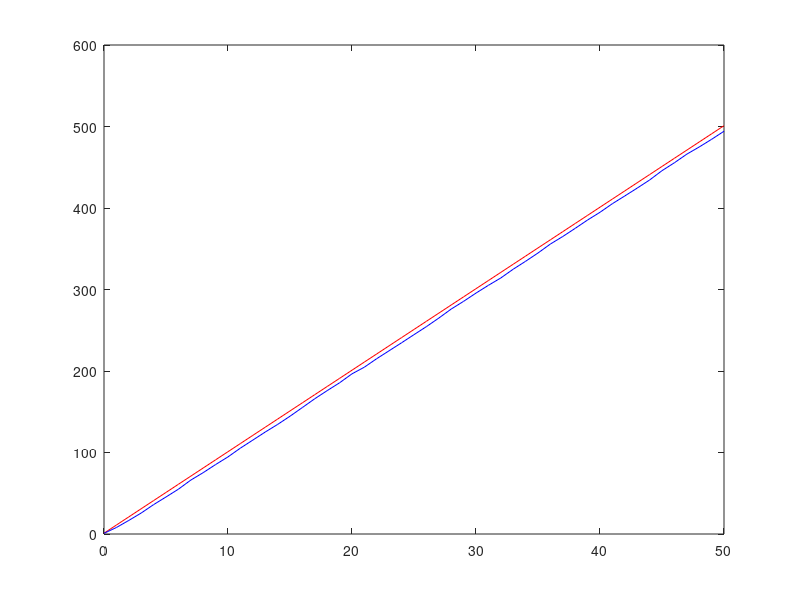
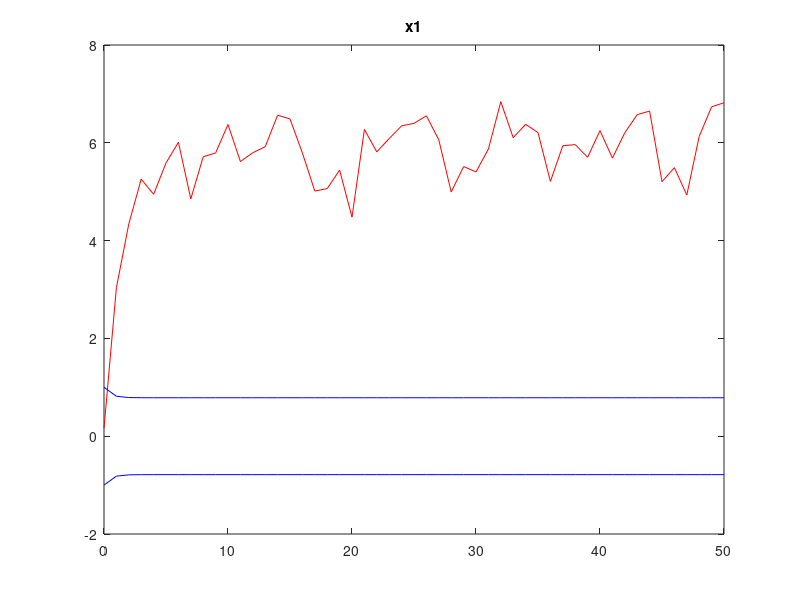

MATLAB code to generate these figures, in order:
%
% example 4.2
%
clear all
close all


% process and measrement noise
Q = 1;
R = 1;

% state initialization
xt0 = [1; 10]; % system
xm0 = 0;      % model
P0 = 1;

% KF initialization 
xhat = xm0 + sqrt(P0) * randn();
Phat = P0;

% collections
XT = xt0';
XHAT = xhat;
PHAT = Phat;
KK = [];
Z = [];
ZHAT = [];
SBAR = [];
TIME = 0;


for time=1:50
    
    % true system
    xt = [1 1;0 1] * xt0;
    z = [1 0] * xt +  sqrt(R) * randn();
       
    % TU
    xbar = xhat; 
    Pbar = Phat + Q;
    
    % MU
    zhat = xbar; 
    S = Pbar + R;
    Phat = Pbar - Pbar * Pbar/ S;
    K = Pbar / S;
    xhat = xbar + K * (z - zhat);
    
    % collections
    XT = [XT; xt'];
    XHAT = [XHAT; xhat];
    PHAT = [PHAT; Phat];
    Z = [Z; z'];
    ZHAT = [ZHAT; zhat'];
    SBAR = [SBAR; S];
    TIME = [TIME; time];
    KK = [KK; K];
    
    % for next step
    xt0 = xt;
    
end

% plotting
if 1
figure, plot(TIME, XT(:,1),'r', TIME, XHAT,'b')
figure, plot(TIME, XT(:,1)-XHAT,'r',TIME,sqrt(PHAT),'b',TIME,-sqrt(PHAT),'b'),title('x1')
end
%plot(TIME, XT(:,1),'r'), hold on
%plot(TIME(2:end),KK,'y'),hold on